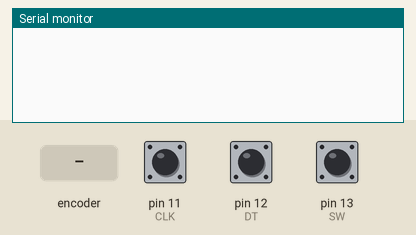
This sketch was run on a simulated Arduino Uno, built with avr-gcc and run on an emulated ATmega328P. Parts: the last lines printed to the serial monitor. The inputs (shaded band) are chosen by the test bench; at power-on: pin 13 (SW) HIGH, pin 11 (CLK) HIGH, pin 12 (DT) HIGH.

Above: at 1.2 s.
1.3 s: rotary encoder on pin 11 (CLK) / pin 12 (DT) turned 1 step (first pin leading)
At 2.6 s:
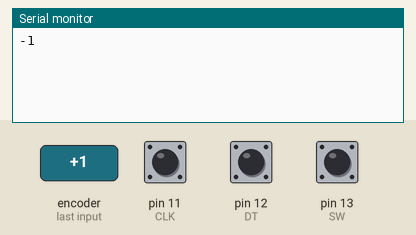
3.0 s: pin 13 (SW) pulled LOW for 0.15 s
At 3.3 s:
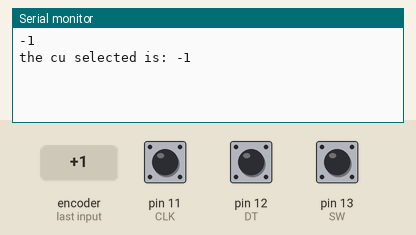
4.6 s: pin 13 (SW) pulled LOW for 1 s
At 5.8 s:
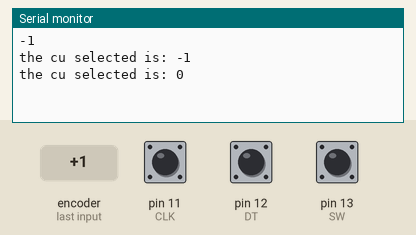
7.1 s: rotary encoder on pin 11 (CLK) / pin 12 (DT) turned 3 steps (first pin leading)
At 8.6 s:
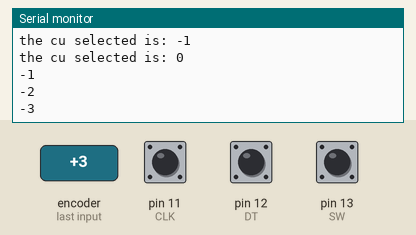
Timing chart, 0 to 10.1 s (numbered marks = the images above; inputs shaded):
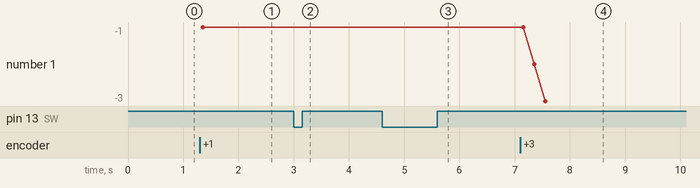

The sketch:

Cursor.ino
```cpp
// Rotary Encoder Inputs
#define CLK 11
#define DT 12
#define SW 13


int Cursor(){

  int btnState = digitalRead(SW);

  int counter = 0;
  int currentStateCLK;
  int lastStateCLK = digitalRead(CLK);


  while(1){//&& (millis() - lastButtonPress > 50)){

  currentStateCLK = digitalRead(CLK);
	if (currentStateCLK != lastStateCLK  && currentStateCLK == 1){
		if (digitalRead(DT) != currentStateCLK) {
			counter --;
		} else {
			counter ++;
		}
		Serial.println(counter);
	}

	lastStateCLK = currentStateCLK;

	// Read the button state
	int btnState = digitalRead(SW);
  //lastButtonPress = millis();
  if(btnState == LOW){
    break;
  }

	delay(1);
  }
  return counter;
}


void setup() {

	// Set encoder pins as inputs
	pinMode(CLK,INPUT);
	pinMode(DT,INPUT);
	pinMode(SW, INPUT_PULLUP);

	// Setup Serial Monitor
	Serial.begin(9600);


}

void loop() {

int cu = Cursor();
Serial.print("the cu selected is: ");
Serial.println(cu);

delay(1000);

}
```

Measured:
- after the input at 1.3 s, the serial monitor: prints a new line after 0.05 s (image 1)
- after the input at 3.0 s, the serial monitor: prints a new line at once (image 2)
- after the input at 4.6 s, the serial monitor: prints a new line at once (image 3)
- after the input at 7.1 s, the serial monitor: prints a new line after 0.05 s (image 4)
- plotted number 1: -1 → -3 after the input at 7.1 s
